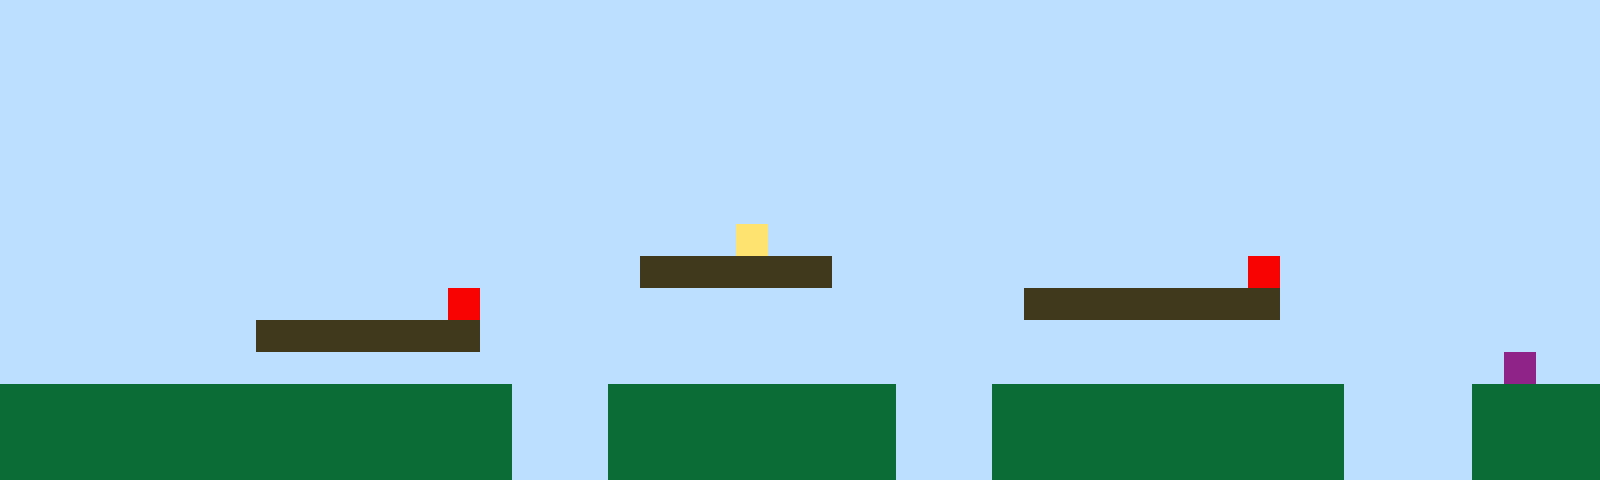

Tiled map render using the project's own tile images. Description and the whole map definition, tile-layer contents included, below:
An orthogonal 50x15 tile map with 32x32 px tiles, 1 tile layer (Tile Layer 1).

<map version="1.10" tiledversion="1.11.2" orientation="orthogonal" renderorder="right-up" width="50" height="15" tilewidth="32" tileheight="32" infinite="0" nextlayerid="2" nextobjectid="1"><editorsettings><export target="map1.csv" format="csv" /></editorsettings><tileset firstgid="1" name="sprites" tilewidth="32" tileheight="32" tilecount="6" columns="3"><image source="sprites.png" width="96" height="64" /></tileset><layer id="1" name="Tile Layer 1" width="50" height="15"><data encoding="csv">1,1,1,1,1,1,1,1,1,1,1,1,1,1,1,1,1,1,1,1,1,1,1,1,1,1,1,1,1,1,1,1,1,1,1,1,1,1,1,1,1,1,1,1,1,1,1,1,1,1,1,1,1,1,1,1,1,1,1,1,1,1,1,1,1,1,1,1,1,1,1,1,1,1,1,1,1,1,1,1,1,1,1,1,1,1,1,1,1,1,1,1,1,1,1,1,1,1,1,1,1,1,1,1,1,1,1,1,1,1,1,1,1,1,1,1,1,1,1,1,1,1,1,1,1,1,1,1,1,1,1,1,1,1,1,1,1,1,1,1,1,1,1,1,1,1,1,1,1,1,1,1,1,1,1,1,1,1,1,1,1,1,1,1,1,1,1,1,1,1,1,1,1,1,1,1,1,1,1,1,1,1,1,1,1,1,1,1,1,1,1,1,1,1,1,1,1,1,1,1,1,1,1,1,1,1,1,1,1,1,1,1,1,1,1,1,1,1,1,1,1,1,1,1,1,1,1,1,1,1,1,1,1,1,1,1,1,1,1,1,1,1,1,1,1,1,1,1,1,1,1,1,1,1,1,1,1,1,1,1,1,1,1,1,1,1,1,1,1,1,1,1,1,1,1,1,1,1,1,1,1,1,1,1,1,1,1,1,1,1,1,1,1,1,1,1,1,1,1,1,1,1,1,1,1,1,1,1,1,1,1,1,1,1,1,1,1,1,1,1,1,1,1,1,1,1,1,1,1,1,1,1,1,1,1,1,1,1,1,1,1,1,1,1,1,1,1,1,1,1,1,1,1,1,1,1,1,1,1,1,1,1,1,1,1,1,1,1,1,1,1,1,1,4,1,1,1,1,1,1,1,1,1,1,1,1,1,1,1,1,1,1,1,1,1,1,1,1,1,1,1,1,1,1,1,1,1,1,1,1,1,1,1,1,1,1,1,1,1,1,3,3,3,3,3,3,1,1,1,1,1,1,1,1,1,1,1,1,1,5,1,1,1,1,1,1,1,1,1,1,1,1,1,1,1,1,1,1,1,1,1,1,1,1,5,1,1,1,1,1,1,1,1,1,1,1,1,1,1,1,1,1,3,3,3,3,3,3,3,3,1,1,1,1,1,1,1,1,1,1,1,1,1,1,1,1,1,1,3,3,3,3,3,3,3,1,1,1,1,1,1,1,1,1,1,1,1,1,1,1,1,1,1,1,1,1,1,1,1,1,1,1,1,1,1,1,1,1,1,1,1,1,1,1,1,1,1,1,1,1,1,1,1,1,1,1,1,1,1,1,1,1,1,1,1,1,1,1,1,1,1,1,1,1,1,1,1,1,1,1,1,1,1,1,1,1,1,6,1,1,2,2,2,2,2,2,2,2,2,2,2,2,2,2,2,2,1,1,1,2,2,2,2,2,2,2,2,2,1,1,1,2,2,2,2,2,2,2,2,2,2,2,1,1,1,1,2,2,2,2,2,2,2,2,2,2,2,2,2,2,2,2,2,2,2,2,1,1,1,2,2,2,2,2,2,2,2,2,1,1,1,2,2,2,2,2,2,2,2,2,2,2,1,1,1,1,2,2,2,2,2,2,2,2,2,2,2,2,2,2,2,2,2,2,2,2,1,1,1,2,2,2,2,2,2,2,2,2,1,1,1,2,2,2,2,2,2,2,2,2,2,2,1,1,1,1,2,2,2,2</data></layer></map>
